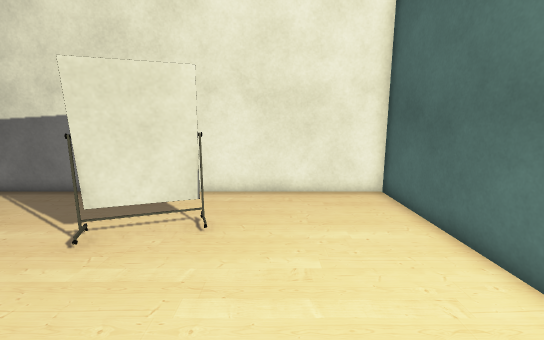
View 1 (above)

12 first-person views from a walk through a 3-D level made in the Unity game engine. The camera is 1.4 m above the floor, tilts 10° down and sees 90° across. The floor is counted in squares, 0.5 m on a side. Each view is taken from the middle of a square. On the plan, view 1 faces up. The plan holds only what a view shows up to about 19 squares ahead; the rest is blank. The place goes on beyond the plan. The player is left out. Some surface patterns are stand-ins.

View 2
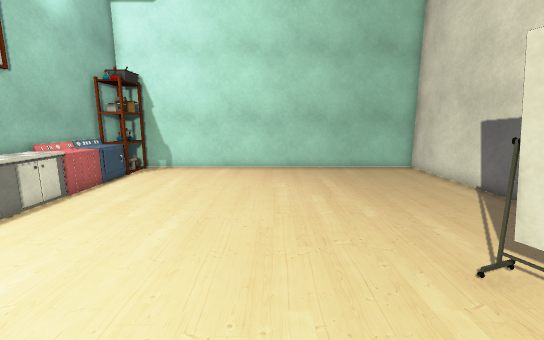

View 3
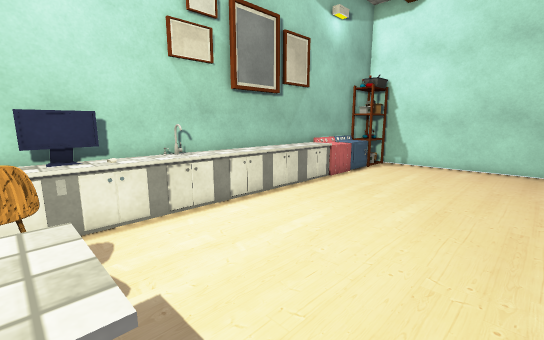

View 4
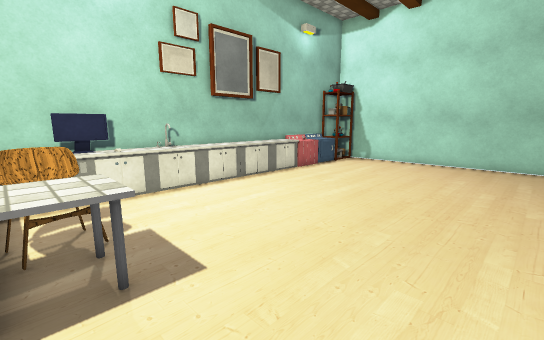

View 5
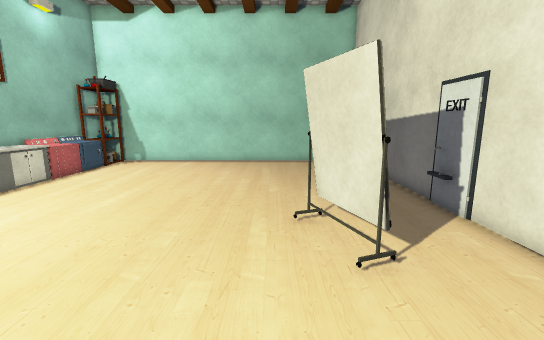

View 6
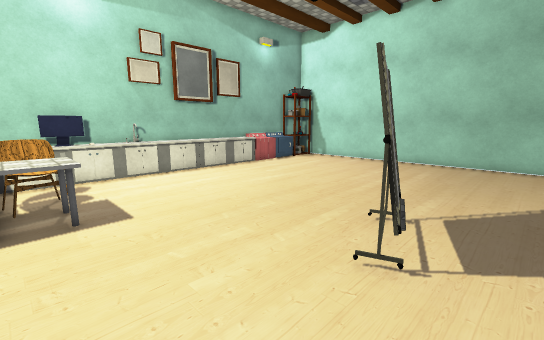

View 7
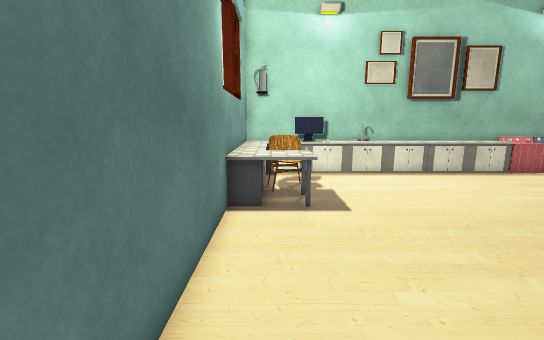

View 8
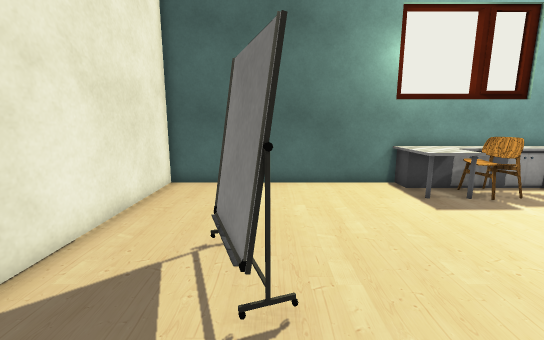

View 9
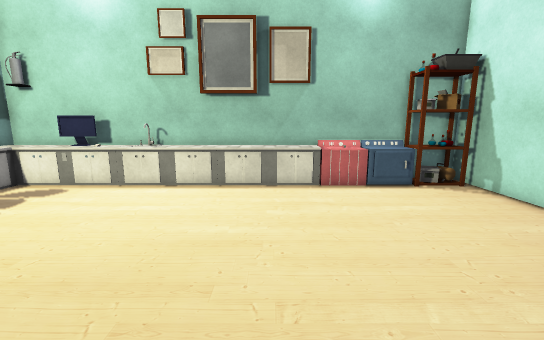

View 10
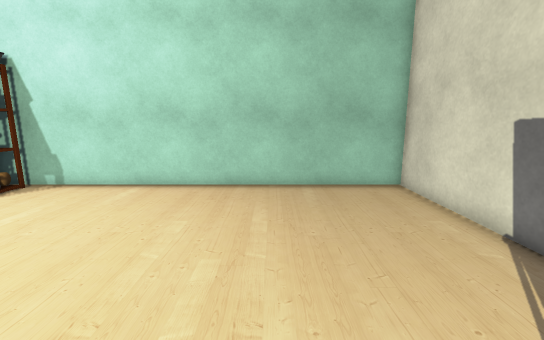

View 11
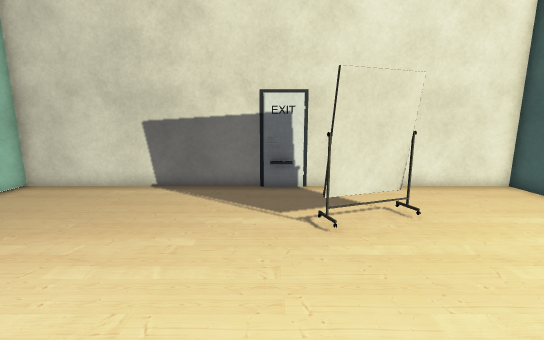

View 12
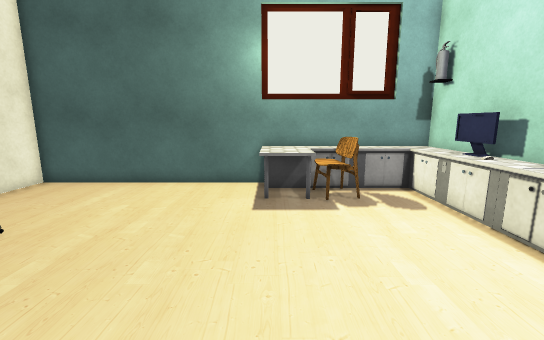

### Floor plan
Key: @ floor where view 1 was taken; # wall or solid block; . floor; = window, fence, low wall or low ledge; S shelf; C cabinet; M machine; H chair; P computer; O other object.
Columns run from 17 left of view 1 to 5 right of it. Each row starts with its distance up from view 1.
 11 #######################
 10 #..........==........ #
  9 #.................... #
  8 #.................... #
  7 #............OOO..... #
  6 #............OO...... #
  5 #.................... #
  4 #.................... #
  3 #.................... #
  2 #....................##
  1 #....................##
  0 #................@.CCC#
 -1 #..................CCC#
 -2 #..................HHC#
 -3 #..................HHC#
 -4 #...................CC#
 -5 #...................CC#
 -6 #SSSCCMMCCCCOOOOCPCCCC#
 -7 ########CCC#OOOO#CPCCC#

Where each view was taken, in squares from view 1:
view 1: 0 up, 0 right, facing up
view 2: 2 up, 0 right, facing left
view 3: 2 up, 2 right, facing down-left
view 4: 5 up, 3 right, facing down-left
view 5: 5 up, 3 right, facing left
view 6: 9 up, 3 right, facing down-left
view 7: 9 up, 3 right, facing down
view 8: 6 up, 8 left, facing right
view 9: 6 up, 8 left, facing down
view 10: 5 up, 5 left, facing left
view 11: 1 down, 6 left, facing up
view 12: 0 up, 8 left, facing right
